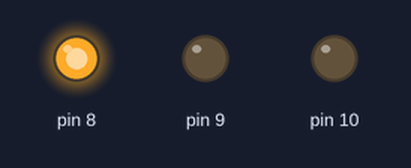
The sketch below on a simulated Arduino Uno, built with avr-gcc and run on an emulated ATmega328P. Parts: output pins drawn as LEDs (lit = HIGH).

Above: at 2.5 s.
At 6.0 s:
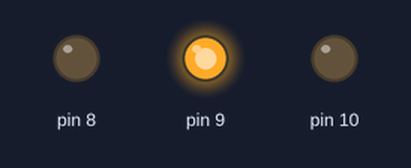
At 9.5 s:
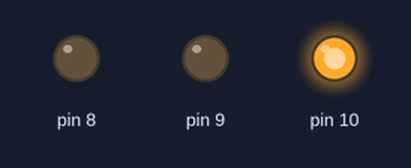
Timing chart, 0 to 15.6 s (numbered marks = the images above):
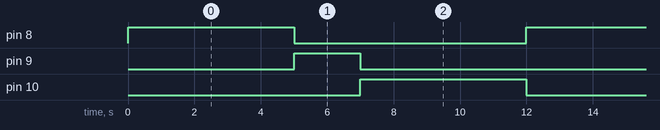

The sketch:

aula_6_atv_02.ino
```cpp
/* * Atividade 2 - Aula 06: Semáforo com ciclo contínuo
 * Implementacao purista utilizando Registradores e Hardware Timer 1.
 */

#include <avr/io.h>

/*
 * ============================================================================
 * Função: setup_timer
 * Descrição: Configura o hardware do Timer 1 para uma base de tempo de 1ms.
 * ============================================================================
 */
void setup_timer() {
  // TCCR1A e TCCR1B (Timer/Counter Control Registers):
  // Controlam o modo de operação e o divisor de frequência (prescaler).
  TCCR1A = 0; // Garantimos o modo normal de operação[cite: 1474].

  // O cristal oscilador do Arduino UNO opera a 16 MHz[cite: 451].
  // Aplicamos um "Prescaler" de 64: 16.000.000 / 64 = 250.000 Hz[cite: 1476].
  // Isso significa que o contador (TCNT1) incrementa 250.000 vezes por segundo[cite: 1477].
  // Definimos os bits CS11 e CS10 para ativar essa divisão no hardware[cite: 1478, 1479].
  TCCR1B = (1 << CS11) | (1 << CS10);

  // OCR1A (Output Compare Register 1 A): Valor alvo para comparação.
  // Se 250.000 incrementos equivalem a 1s, então 250 incrementos equivalem a 1ms[cite: 1480].
  OCR1A = 250;
}

/*
 * ============================================================================
 * Função: delay_timer
 * Descrição: Pausa a execução utilizando o registrador TCNT1 do hardware.
 * Parâmetros: ms (Quantidade de milissegundos a pausar)
 * ============================================================================
 */
void delay_timer(unsigned int ms) {
  for (unsigned int i = 0; i < ms; i++) {
    // TCNT1: Registrador que guarda a contagem física dos pulsos de clock[cite: 1486, 1487].
    TCNT1 = 0; // Zeramos o contador para iniciar um novo ciclo de 1ms.

    // O laço segura a CPU enquanto o contador não atinge o alvo de 1ms (250 ticks)[cite: 1488, 1489].
    while (TCNT1 < OCR1A) {
      // Instrução Assembly "No Operation" (NOP) para evitar que o compilador
      // delete o laço vazio durante o processo de otimização[cite: 1490, 1491, 1492].
      __asm__("nop");
    }
  }
}

int main(void) {
  // DDRB (Data Direction Register B): Define a direção dos pinos do Port B[cite: 1298, 1470].
  // Mapeamento: PB0 (Verde/D8), PB1 (Amarelo/D9) e PB2 (Vermelho/D10)[cite: 1417].
  // A máscara (7 << DDB0) equivale a 00000111 em binário, setando os 3 pinos como Saída.
  DDRB |= (1 << DDB0) | (1 << DDB1) | (1 << DDB2);

  setup_timer(); // Inicializa a configuração dos registradores de tempo.

  while (1) {
    // --- ESTADO: VERDE ---
    // Atribuição direta (=) limpa todos os bits do PORTB enquanto liga apenas PB0[cite: 1497, 1498].
    PORTB = (1 << PORTB0);
    delay_timer(5000); // Aguarda 5 segundos em hardware.

    // --- ESTADO: AMARELO ---
    // Garante exclusividade: apenas o bit PB1 (pino 9) fica em nível ALTO (5V)[cite: 1462].
    PORTB = (1 << PORTB1);
    delay_timer(2000); // Aguarda 2 segundos em hardware.

    // --- ESTADO: VERMELHO ---
    // Apenas o bit PB2 (pino 10) fica ativo, resetando PB1 e PB0 no mesmo ciclo[cite: 1417].
    PORTB = (1 << PORTB2);
    delay_timer(5000); // Aguarda 5 segundos em hardware.
  }
  return 0;
}
```

Measured:
- by itself, pin 8, pin 10: alternates HIGH for 5.0 s and LOW for 7.0 s
- by itself, pin 9: alternates HIGH for 2.0 s and LOW for 10.0 s
- by itself, everything shown: repeats every 12.0 s, in 3 steps
